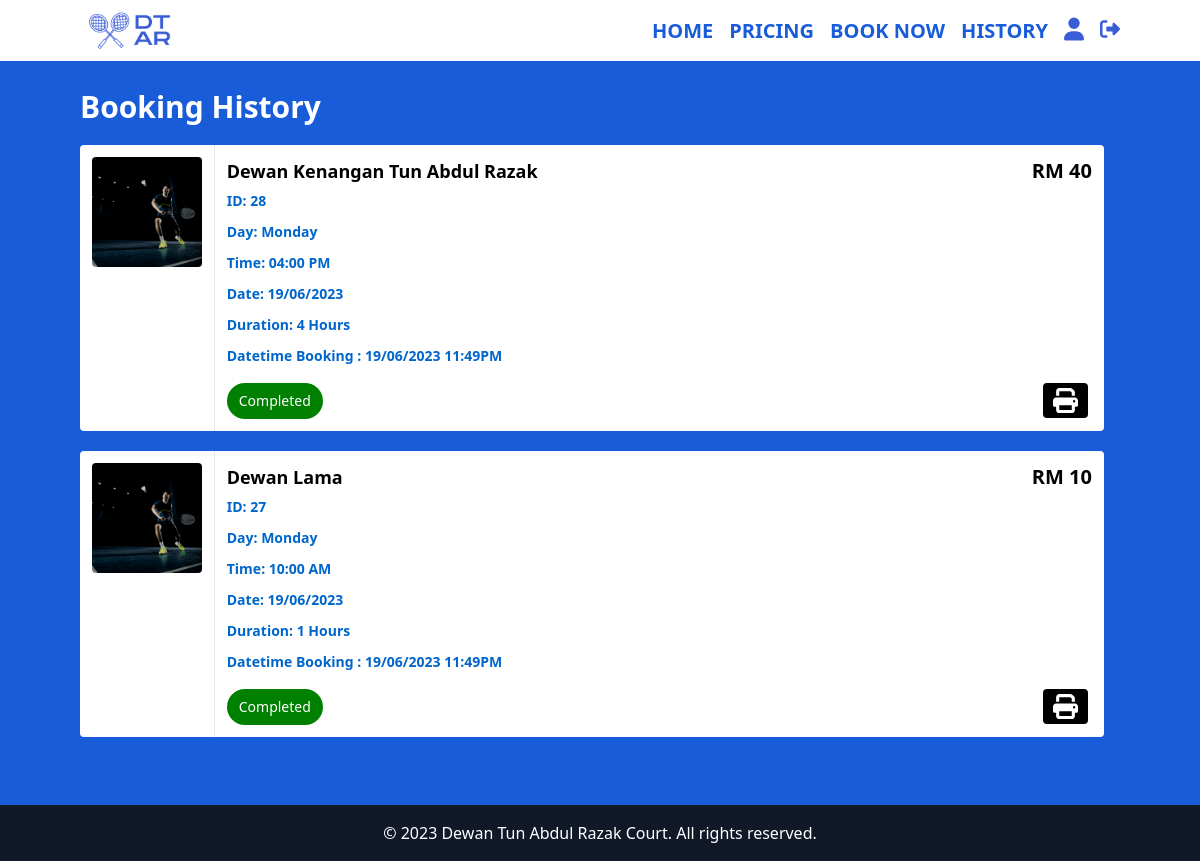
The app's page /history.php (signed in) with its own data.
### tables this page shows
CREATE TABLE `booking_court` (
  `bookingcourt_id` int(11) NOT NULL,
  `court_id` int(11) DEFAULT NULL,
  `booking_id` int(11) DEFAULT NULL,
  `delete_at` timestamp NOT NULL DEFAULT current_timestamp() ON UPDATE current_timestamp(),
  `update_at` timestamp NULL DEFAULT NULL,
  `create_at` timestamp NULL DEFAULT NULL,
  `token` text DEFAULT NULL
);

CREATE TABLE `hall` (
  `hall_id` int(11) NOT NULL,
  `hall_name` varchar(50) DEFAULT NULL,
  `hall_availability` varchar(50) DEFAULT NULL
);

CREATE TABLE `booking` (
  `booking_id` int(11) NOT NULL,
  `booking_datetime` datetime DEFAULT NULL,
  `booking_usedatetime` datetime DEFAULT NULL,
  `booking_duration` varchar(50) DEFAULT NULL,
  `booking_cancel` varchar(50) DEFAULT NULL,
  `booking_history` varchar(50) DEFAULT NULL,
  `customer_id` int(11) DEFAULT NULL,
  `delete_at` timestamp NOT NULL DEFAULT current_timestamp() ON UPDATE current_timestamp(),
  `update_at` timestamp NULL DEFAULT NULL,
  `create_at` timestamp NULL DEFAULT NULL,
  `token` text DEFAULT NULL
);

### history.php (the view, shortened to what this page needs)
<?php
  include "config.php";
  if (isset($_SESSION['token'])) {
    if($_SESSION['customer_id']){
      $customerID = $_SESSION['customer_id'];
      } else {
          echo '<script>alert("Your session has expired. Please log in again.");</script>';
          echo "<script>window.location.href = 'logout.php';</script>";
      }
    }
?>
<!DOCTYPE html>
<html lang="en">
<head>
  <link href="/BadmintonWebsite/styles.css" type="text/css" rel="stylesheet">
  <link href="https://cdn.jsdelivr.net/npm/tailwindcss@2.2.19/dist/tailwind.min.css" rel="stylesheet">
</head>
<body class="bg-dtarblue min-h-screen flex flex-col">
  <nav class="py-1 text-dtarblue bg-white">
    <div class=" mx-auto flex items-center justify-between px-5 md:px-20">
    <img src="/BadmintonWebsite/assets/logo.png" class="w-24 h-auto" alt="">
      <ul class="flex flex-row space-x-4 font-bold text-xl">
        <li><a href="/BadmintonWebsite/home.php" class="hover:text-gray-400">HOME</a></li>
        <li><a href="/BadmintonWebsite/pricing.php" class="hover:text-gray-400">PRICING</a></li>
        <li><a href="/BadmintonWebsite/courts.php" class="hover:text-gray-400">BOOK NOW</a></li>
        <li><a href="/BadmintonWebsite/history.php" class="hover:text-gray-400">HISTORY</a></li>
        <li><a href="/BadmintonWebsite/profile.php" class="hover:text-gray-400">
          </a></li>
          <li><a href="/BadmintonWebsite/logout.php" class="hover:text-gray-400">
        </a></li>
      </ul>
    </div>
  </nav>
  <div class="pt-7 px-7 md:px-20">
    <h2 class="text-3xl font-bold mb-4 text-white">Booking History</h2>
    <div>
          <?php
            if(!isset($_SESSION['token']))
            {
              echo '
              <div class="container rounded bg-white mt-5">
                <div class="flex">
                    <div class="w-full">
                        <div class="px-3 py-3">
                            <div class="flex justify-between items-center font-semibold">
                                <h6 style="color: red; font-size:23px;">Log In to view your booking history!</h6>
                            </div>
                        </div>
                      </div>
                  </div>
              </div>';
            }
            else{
              $sql = "SELECT * FROM booking_court BC
              JOIN booking B
              ON BC.booking_id = B.booking_id
              JOIN court C
              ON BC.court_id = C.court_id
              JOIN hall H
              ON H.hall_id = C.hall_id
              WHERE B.customer_id = '$customerID'
              ORDER BY B.booking_datetime DESC";
              $result = mysqli_query($conn, $sql);
              if (mysqli_num_rows($result) > 0) {
                while ($row = mysqli_fetch_assoc($result)) {
                  $booked = $row['booking_usedatetime'];
                  $booked_usetime = DateTime::createFromFormat('Y-m-d H:i:s', $booked);
                  $day = $booked_usetime->format('l');
                  $date = $booked_usetime->format('d/m/Y');
                  $time = $booked_usetime->format('h:i A');
                  $booked2 = $row['booking_datetime'];
                  $booked_made = DateTime::createFromFormat('Y-m-d H:i:s', $booked2);
                  $booked_made = $booked_made->format('d/m/Y h:iA');
                  $dayPrices = [
                    'monday' => 10,
                    'tuesday' => 10,
                    'wednesday' => 10,
                    'thursday' => 10,
                    'friday' => 10,
                    'saturday' => 12,
                    'sunday' => 12
                  ];
                    echo '
                    <div class="container rounded bg-white my-5">
                      <div class="flex">
                          <div class="border-r">
                              <div class="flex flex-col items-center text-center p-3">
                                  <img class="rounded" src="/BadmintonWebsite/assets/1.png" width="130">
                              </div>
                          </div>
                          <div class="w-full">
                              <div class="px-3 py-3">
                                  <div class="flex justify-between items-center font-semibold">
                                      <h6 class="text-lg">'.$row['hall_name'].'</h6>
                                      <h6 class="text-xl">RM '.$price = $dayPrices[strtolower($day)] * $row['booking_duration'] .'</h6>
                                  </div>
                                  <div class="booking-details">
                                    <h6>ID: '.$row['bookingcourt_id'].'</h6>
                                    <h6>Day: '.$day.'</h6>
                                    <h6>Time: '.$time.'</h6>
                                    <h6>Date: '.$date.'</h6>
                                    <h6>Duration: '.$row['booking_duration'].' Hours</h6>
                                    <h6>Datetime Booking : '.$booked_made.'</h6>
                                  </div>
                                  <div class="flex text-sm justify-between mt-3">';
                                    if($row['booking_history'] == "Pending")
                                    {
                                      echo '<button class=" text-white px-3 p-1 rounded-full mr-1" style="background-color: orange;">Pending</button>
                                      <div class="">
                                        <a href="payment.php?id=' . $row['booking_id'] . '"><button class="text-white px-2 p-1 rounded mr-1" style="background-color: green;">Make Payment</button></a>
                                        <a onClick="javascript: return confirm(\'Are you sure you want to delete this booking?\nPlease note that deleting the booking is irreversible.\');" href="deleteBooking.php?id=' . $row['booking_id'] . '"><button class="text-white px-2 p-1 rounded" style="background-color: red;">Cancel</button></a>
                                      </div>';
                                    }
                                    else if($row['booking_history'] == "In Process"){
                                      echo '<button class=" text-white px-3 p-1 rounded-full mr-1" style="background-color: orange;">In Process</button>';
                                    }
                                    else {
                                      echo '
                                        <button class="text-white px-3 p-1 rounded-full mr-1" style="background-color: green;">Completed</button>
                                        <div class="">
                                          <a href="#" onclick="printFile(\'Print.php?id='.$row['booking_id'].'\')">
                                            <button class="text-white px-2 p-1 rounded mr-1" style="background-color: black; padding-left:10px; width:45px; height:35px;">
                                              <svg xmlns="http://www.w3.org/2000/svg" height="25px" viewBox="0 0 512 512">
                                                <style>svg{fill:#ffffff}</style>
                                                <path d="M128 0C92.7 0 64 28.7 64 64v96h64V64H354.7L384 93.3V160h64V93.3c0-17-6.7-33.3-18.7-45.3L400 18.7C388 6.7 371.7 0 354.7 0H128zM384 352v32 64H128V384 368 352H384zm64 32h32c17.7 0 32-14.3 32-32V256c0-35.3-28.7-64-64-64H64c-35.3 0-64 28.7-64 64v96c0 17.7 14.3 32 32 32H64v64c0 35.3 28.7 64 64 64H384c35.3 0 64-28.7 64-64V384zM432 248a24 24 0 1 1 0 48 24 24 0 1 1 0-48z"/>
                                              </svg>
                                            </button>
                                          </a>
                                        </div>';
                                    }
                                      echo'
                                  </div>
                              </div>
                            </div>
                        </div>
                    </div>';
                }
              }
            }
          ?>
        </div>
    </div>
  <br><br>
  <footer class="bg-gray-900 text-white py-4 mt-auto">
    <div class="container mx-auto flex items-center justify-center">
      <p>&copy; 2023 Dewan Tun Abdul Razak Court. All rights reserved.</p>
    </div>
  </footer>
</body>
</html>

### styles.css (style rules this page uses)
html { font-family: 'League Spartan', sans-serif; }
.bg-dtarblue { background-color: #195CDA; }
.text-dtarblue { color: #195CDA; }

### history.php (style rules this page uses)
.booking-details { display: flex; flex-direction: column; align-items: flex-start; }
.booking-details h6 { margin: 5px 0; font-size: 14px; font-weight: bold; color: #0066cc; }
svg { fill:#ffffff }

### records on screen
booking_court: hall.hall_name "Dewan Kenangan Tun Abdul Razak", $dayPrices[strtolower($day)]*$row['booking_duration'] "40", bookingcourt_id "28", booking.booking_usedatetime "Monday", booking.booking_usedatetime "04:00 PM", booking.booking_usedatetime "19/06/2023", booking.booking_duration "4", booking.booking_datetime "19/06/2023 11:49PM"
booking_court: hall.hall_name "Dewan Lama", $dayPrices[strtolower($day)]*$row['booking_duration'] "10", bookingcourt_id "27", booking.booking_usedatetime "Monday", booking.booking_usedatetime "10:00 AM", booking.booking_usedatetime "19/06/2023", booking.booking_duration "1", booking.booking_datetime "19/06/2023 11:49PM"
